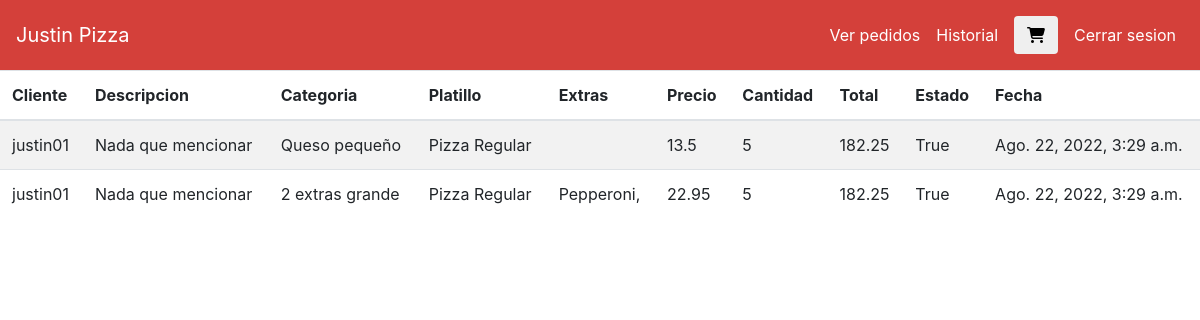
Screenshot of /listar-ordenes (signed in) with the database file from the repository.
### orders/models.py (models this page shows, shortened)
class DetallePedido(models.Model):
    descripcion = models.CharField(max_length=50)
    cantidadPlatillos = models.IntegerField()
    precioPlatillos = models.FloatField()
    platillo = models.ForeignKey(Platillo, on_delete=models.PROTECT)
    pedido = models.ForeignKey(Pedido, on_delete=models.PROTECT, related_name="detalles")
    extras = models.ManyToManyField(Extra, blank=True)

class Pedido(models.Model):
    total = models.FloatField()
    cliente = models.ForeignKey(User, on_delete=models.PROTECT)
    fecha = models.DateTimeField(auto_now_add=True)
    estado = models.BooleanField(default=False)

class Platillo(models.Model):
    nombre = models.CharField(max_length=40)
    maxExtras = models.IntegerField()
    precio = models.FloatField()
    categoria = models.ForeignKey(Categoria, on_delete=models.PROTECT, related_name="platillos")
    imagen = models.ImageField(upload_to="platillos", null=True)

class Categoria(models.Model):
    categorias = models.CharField(max_length=30)

class Extra(models.Model):
    nombre = models.CharField(max_length=20)

### orders/views.py (the view)
# urls.py: path("listar-ordenes", views.listarOrdenes, name = "listar-ordenes"),
@login_required(login_url="/login")
def listarOrdenes(request):
    detallePedidos = DetallePedido.objects.all()
    data = {
        "pedido" : detallePedidos
    }
    return render(request,"verOrdenes.html", data)

### orders/templates/verOrdenes.html (shortened to what this page needs)
{% extends "layout.html" %}
{% block main%}
<table class="table table-striped">
    <thead>
      <tr>
        <th scope="col">Cliente</th>
        <th scope="col">Descripcion</th>
        <th scope="col">Categoria</th>
        <th scope="col">Platillo</th>
        <th scope="col">Extras</th>
        <th scope="col">Precio</th>
        <th scope="col">Cantidad</th>
        <th scope="col">Total</th>
        <th scope="col">Estado</th>
        <th scope="col">Fecha</th>
      </tr>
    </thead>
    <tbody>
    {% for pedido in pedido%}
      <tr>
        <td>{{pedido.pedido.cliente}}</td>
        <td>{{pedido.descripcion}}</td>
        <td>{{pedido.platillo.nombre}}</td>
        <td>{{pedido.platillo.categoria.categorias}}</td>
        <td>
        {% for extras in pedido.extras.all%}
        {{extras.nombre}},
        {% endfor %}</td>
        <td>{{pedido.precioPlatillos}}</td>
        <td>{{pedido.cantidadPlatillos}}</td>
        <td>{{pedido.pedido.total}}</td>
        <td>{{pedido.pedido.estado}}</td>
        <td>{{pedido.pedido.fecha}}</td>
      </tr>
    {% endfor %}
    </tbody>
  </table>
{% endblock%}

### orders/templates/layout.html (shortened to what this page needs)
<!DOCTYPE html>
<html lang="es">
{% load static%}
<head>
  <link rel="stylesheet" href="https://maxcdn.bootstrapcdn.com/bootstrap/4.0.0/css/bootstrap.min.css"
>
  <link href="/static/styles.css" rel="stylesheet">
</head>
<body>
  {%if request.user.id%}
  <nav class="navbar navbar-expand-lg navbar-dark justify-content-between">
    <a class="navbar-brand" href="/">Justin Pizza</a>
    <span>
    <div class="collapse navbar-collapse" id="navbarTogglerDemo03">
      <ul class="navbar-nav mr-auto mt-2 mt-lg-0">
        {%if request.user.is_staff%}
        <li class="nav-item active">
          <a class="nav-link" href="/listar-ordenes">Ver pedidos<span class="sr-only">(current)</span></a>
        </li>
        {% endif %}
        <li>
          <li class="nav-item active">
            <a class="nav-link" href="/historial">Historial<span class="sr-only">(current)</span></a>
          </li>
        <a class="nav-link" href="/ordenes">
          <button class="btn btn-outline-ligth" type="submit">
              <i class="fas fa-shopping-cart"></i>
              </button>
          </a>
        </li>
        <li class="nav-item active">
          <a class="nav-link" href="/logout">Cerrar sesion<span class="sr-only">(current)</span></a>
        </li>
        </ul>
    </div>
  </span>
  </nav>
  {% endif %}
  <main class="container-fluid ml-0 mr-0 pb-5">
    {% block main %}{% endblock %}
</body>
</html>

### orders/static/styles.css (style rules this page uses)
.navbar { background: #D4403A; }
.container-fluid { width: 100%; padding-right: 0; padding-left: 0; }
ul { -webkit-box-align: center; -ms-flex-align: center; align-items: center; }

### rows the page displays
DetallePedido: pedido.cliente "justin01", descripcion "Nada que mencionar", platillo.nombre "Queso pequeño", platillo.categoria.categorias "Pizza Regular", precioPlatillos "13.5", cantidadPlatillos "5", pedido.total "182.25", pedido.estado "True", pedido.fecha "Ago. 22, 2022, 3:29 a.m."
DetallePedido: pedido.cliente "justin01", descripcion "Nada que mencionar", platillo.nombre "2 extras grande", platillo.categoria.categorias "Pizza Regular", precioPlatillos "22.95", cantidadPlatillos "5", pedido.total "182.25", pedido.estado "True", pedido.fecha "Ago. 22, 2022, 3:29 a.m."
Extra: nombre "Pepperoni"
